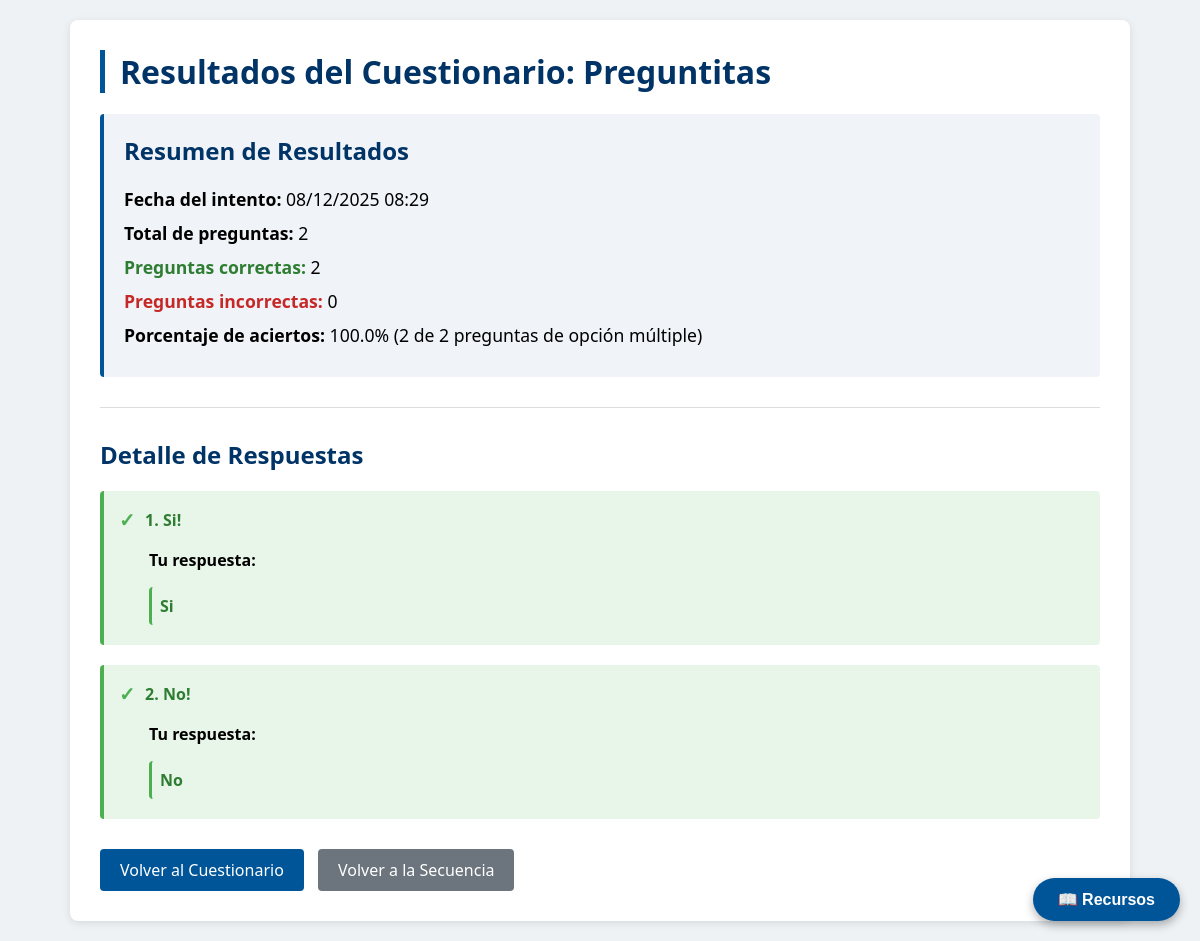
The page /intento/6/resultado/ (signed in) on the database its author committed.
### contenido/models.py (models this page shows, shortened)
class Componente(models.Model):
    TIPOS = (
        ("foro", "Foro"),
        ("examen", "Examen"),
        ("cuestionario", "Cuestionario"),
    )
    actividad = models.ForeignKey(Actividad, related_name="componentes", on_delete=models.CASCADE)
    tipo = models.CharField(max_length=20, choices=TIPOS)
    titulo = models.TextField(blank=True)
    formulario = models.ForeignKey(Formulario, null=True, blank=True, on_delete=models.SET_NULL, related_name="componentes")

class Cuestionario(models.Model):
    componente = models.OneToOneField(Componente, on_delete=models.CASCADE, related_name="cuestionario")
    titulo = models.CharField(max_length=255)
    descripcion = CKEditor5Field('Text', config_name='extends', blank=True)
    max_intentos = models.PositiveIntegerField(default=1, verbose_name="Intentos máximos")

### intento/models.py (models this page shows, shortened)
class Intento(models.Model):
    usuario = models.ForeignKey(User, on_delete=models.CASCADE, related_name="intentos")
    componente = models.ForeignKey(Componente, on_delete=models.CASCADE, related_name="intentos")
    fecha_creacion = models.DateTimeField(auto_now_add=True)
    fecha_actualizacion = models.DateTimeField(auto_now=True)
    class Meta:
        ordering = ['-fecha_creacion']
        verbose_name = "Intento"
        verbose_name_plural = "Intentos"

### formulario/models.py (models this page shows, shortened)
class Pregunta(models.Model):
	TIPO_PREGUNTA = [
		('abierta', 'Abierta'),
		('opcion_multiple', 'Opción múltiple'),
	]
	formulario = models.ForeignKey(Formulario, related_name='preguntas', on_delete=models.CASCADE)
	texto = models.CharField(max_length=255)
	tipo = models.CharField(max_length=20, choices=TIPO_PREGUNTA)

class Respuesta(models.Model):
	pregunta = models.ForeignKey(Pregunta, on_delete=models.CASCADE, related_name="respuestas")
	opcion = models.ForeignKey(Opcion, null=True, blank=True, on_delete=models.SET_NULL)
	texto = models.TextField(blank=True)
	usuario = models.CharField(max_length=150, blank=True)
	fecha = models.DateTimeField(auto_now_add=True)
	intento = models.ForeignKey('intento.Intento', null=True, blank=True, on_delete=models.CASCADE, related_name="respuestas")

class Opcion(models.Model):
	pregunta = models.ForeignKey(Pregunta, related_name='opciones', on_delete=models.CASCADE)
	texto = models.CharField(max_length=255)
	correcta = models.BooleanField(default=False)

### contenido/views.py (the view)
# urls.py: path('intento/<int:intento_id>/resultado/', views.intento_resultado, name='intento_resultado'),
def intento_resultado(request, intento_id):
    from intento.models import Intento
    from formulario.models import Respuesta
    intento = get_object_or_404(Intento, id=intento_id)
    if request.user != intento.usuario and not request.user.is_staff:
        from django.http import Http404
        raise Http404("No tienes permiso para ver este intento.")
    componente = intento.componente
    formulario = componente.formulario
    preguntas = formulario.preguntas.prefetch_related('opciones').all() if formulario else []
    respuestas_intento = {resp.pregunta.id: resp for resp in intento.respuestas.select_related('pregunta', 'opcion').all()}
    resultados = []
    total_preguntas = len(preguntas)
    preguntas_correctas = 0
    preguntas_incorrectas = 0
    preguntas_abiertas = 0
    for pregunta in preguntas:
        respuesta_usuario = respuestas_intento.get(pregunta.id)
        resultado_pregunta = {
            'pregunta': pregunta,
            'respuesta_usuario': respuesta_usuario,
            'es_correcta': None,
            'opcion_correcta': None,
        }
        if pregunta.tipo == 'opcion_multiple':
            if respuesta_usuario and respuesta_usuario.opcion:
                resultado_pregunta['es_correcta'] = respuesta_usuario.opcion.correcta
                if resultado_pregunta['es_correcta']:
                    preguntas_correctas += 1
                else:
                    preguntas_incorrectas += 1
                opcion_correcta = pregunta.opciones.filter(correcta=True).first()
                resultado_pregunta['opcion_correcta'] = opcion_correcta
            else:
                preguntas_incorrectas += 1
                opcion_correcta = pregunta.opciones.filter(correcta=True).first()
                resultado_pregunta['opcion_correcta'] = opcion_correcta
        else:
            preguntas_abiertas += 1
            resultado_pregunta['es_correcta'] = None
        resultados.append(resultado_pregunta)
    examen = None
    cuestionario = None
    tipo_componente = None
    titulo_componente = None
    if componente.tipo == "examen" and hasattr(componente, 'examen'):
        examen = componente.examen
        tipo_componente = "examen"
        titulo_componente = examen.titulo
    elif componente.tipo == "cuestionario" and hasattr(componente, 'cuestionario'):
        cuestionario = componente.cuestionario
        tipo_componente = "cuestionario"
        titulo_componente = cuestionario.titulo
    preguntas_opcion_multiple = total_preguntas - preguntas_abiertas
    porcentaje_aciertos = None
    if preguntas_opcion_multiple > 0:
        porcentaje_aciertos = round((preguntas_correctas / preguntas_opcion_multiple) * 100, 2)
    return render(request, "contenido/intento_resultado.html", {
        "intento": intento,
        "componente": componente,
        "examen": examen,
        "cuestionario": cuestionario,
        "tipo_componente": tipo_componente,
        "titulo_componente": titulo_componente,
        "resultados": resultados,
        "total_preguntas": total_preguntas,
        "preguntas_correctas": preguntas_correctas,
        "preguntas_incorrectas": preguntas_incorrectas,
        "preguntas_abiertas": preguntas_abiertas,
        "preguntas_opcion_multiple": preguntas_opcion_multiple,
        "porcentaje_aciertos": porcentaje_aciertos,
    })

### contenido/context_processors.py (called while the page is built)
def glosario_global(request):
    glosario = GlosarioGlobal.objects.last()
    return {'glosario_global': glosario}

### contenido/templates/contenido/intento_resultado.html (shortened to what this page needs)
<!DOCTYPE html>
<html lang="es">
<head>
    {% load static %}
    <link rel="stylesheet" href="{% static 'contenido/css/estilos.css' %}">
</head>
<body>
<div class="content-container">
<h1>Resultados del {{ tipo_componente|capfirst }}: {{ titulo_componente }}</h1>
<div class="resumen-estadisticas">
    <h2 style="margin-top: 0;">Resumen de Resultados</h2>
    <div class="estadistica-item">
        <strong>Fecha del intento:</strong> {{ intento.fecha_creacion|date:"d/m/Y H:i" }}
    </div>
    <div class="estadistica-item">
        <strong>Total de preguntas:</strong> {{ total_preguntas }}
    </div>
    {% if preguntas_correctas > 0 or preguntas_incorrectas > 0 %}
    <div class="estadistica-item">
        <strong style="color: #2e7d32;">Preguntas correctas:</strong> {{ preguntas_correctas }}
    </div>
    <div class="estadistica-item">
        <strong style="color: #c62828;">Preguntas incorrectas:</strong> {{ preguntas_incorrectas }}
    </div>
    {% endif %}
    {% if porcentaje_aciertos is not None %}
    <div class="estadistica-item">
        <strong>Porcentaje de aciertos:</strong>
        {{ porcentaje_aciertos }}%
        ({{ preguntas_correctas }} de {{ preguntas_opcion_multiple }} preguntas de opción múltiple)
    </div>
    {% endif %}
</div>
<hr style="border: none; border-top: 1px solid #ddd; margin: 30px 0;">
<h2>Detalle de Respuestas</h2>
{% for resultado in resultados %}
    <div class="{% if resultado.es_correcta == True %}resultado-correcto{% elif resultado.es_correcta == False %}resultado-incorrecto{% else %}resultado-abierta{% endif %}">
        <div style="display: flex; align-items: center; margin-bottom: 10px;">
            {% if resultado.es_correcta == True %}
                <span class="icono-correcto">✓</span>
                <strong style="margin-left: 10px; color: #2e7d32;">{{ forloop.counter }}. {{ resultado.pregunta.texto }}</strong>
            {% elif resultado.es_correcta == False %}
                <span class="icono-incorrecto">✗</span>
                <strong style="margin-left: 10px; color: #c62828;">{{ forloop.counter }}. {{ resultado.pregunta.texto }}</strong>
            {% else %}
                <span class="icono-abierta">?</span>
                <strong style="margin-left: 10px; color: #e65100;">{{ forloop.counter }}. {{ resultado.pregunta.texto }}</strong>
            {% endif %}
        </div>
        {% if resultado.pregunta.tipo == 'opcion_multiple' %}
            <div style="margin-left: 30px;">
                <p><strong>Tu respuesta:</strong></p>
                {% if resultado.respuesta_usuario and resultado.respuesta_usuario.opcion %}
                    <div class="{% if resultado.es_correcta %}opcion-correcta{% else %}opcion-incorrecta{% endif %}" style="padding: 8px; background-color: {% if resultado.es_correcta %}#e8f5e9{% else %}#ffebee{% endif %}; border-radius: 4px; margin: 5px 0; border-left: 3px solid {% if resultado.es_correcta %}#4caf50{% else %}#f44336{% endif %};">
                        {{ resultado.respuesta_usuario.opcion.texto }}
                    </div>
                {% else %}
                    <div style="padding: 8px; background-color: #ffebee; border-radius: 4px; margin: 5px 0; color: #c62828; border-left: 3px solid #f44336;">
                        No respondiste esta pregunta
                    </div>
                {% endif %}
            </div>
        {% endif %}
    </div>
{% endfor %}
<div style="margin-top: 30px;">
    {% if tipo_componente == "examen" %}
        <a href="{% url 'examen_detalle' componente.id %}" class="btn-link">Volver al Examen</a>
    {% elif tipo_componente == "cuestionario" %}
        <a href="{% url 'cuestionario_detalle' componente.id %}" class="btn-link">Volver al Cuestionario</a>
    {% endif %}
    <a href="{% url 'teaching_sequence' %}" class="btn-link-secondary">Volver a la Secuencia</a>
</div>
</div>
{% if glosario_global or user.is_staff %}
    <button class="btn-conceptos-global" onclick="toggleGlosario()">
        📖 Recursos
    </button>
{% endif %}
</body>
</html>

### contenido/static/contenido/css/estilos.css (style rules this page uses)
body { font-family: 'Segoe UI', Tahoma, Geneva, Verdana, sans-serif; background-color: #eef2f5; margin: 0; padding: 0; }
.content h3, .content h4, .content form, .comentarios-section, hr { clear: both !important; display: block; width: 100%; margin-top: 30px; }
.btn-conceptos-global { position: fixed; bottom: 20px; right: 20px; background-color: #005599; color: white; border: none; border-radius: 50px; padding: 12px 25px; font-weight: bold; cursor: pointer; box-shadow: 0 4px 10px rgba(0,0,0,0.3); z-index: 9999; display: flex; align-items: center; gap: 10px; font-size: 1rem; transition: transform 0.3s, background-color 0.3s; }

### contenido/templates/contenido/intento_resultado.html (style rules this page uses)
body { background-color: #eef2f5; padding: 20px; }
.content-container { max-width: 1000px; margin: 0 auto; background-color: white; padding: 30px; border-radius: 8px; box-shadow: 0 2px 8px rgba(0,0,0,0.1); }
h1 { color: #003366; border-left: 5px solid #005599; padding-left: 15px; margin-top: 0; }
h2 { color: #003366; margin-top: 30px; margin-bottom: 20px; }
.resultado-correcto { background-color: #e8f5e9; border-left: 4px solid #4caf50; border-radius: 4px; padding: 15px; margin-bottom: 20px; }
.icono-correcto { color: #4caf50; font-weight: bold; font-size: 1.2em; }
.opcion-correcta { color: #2e7d32; font-weight: bold; }
.resumen-estadisticas { background-color: #f0f4f8; border-left: 4px solid #005599; border-radius: 4px; padding: 20px; margin-bottom: 30px; }
.estadistica-item { margin: 10px 0; font-size: 1.1em; }
.btn-link { display: inline-block; padding: 10px 20px; background-color: #005599; color: white; text-decoration: none; border-radius: 4px; margin-right: 10px; transition: background-color 0.3s; }
.btn-link-secondary { display: inline-block; padding: 10px 20px; background-color: #6c757d; color: white; text-decoration: none; border-radius: 4px; transition: background-color 0.3s; }

### rows shown on the page
Componente: tipo "Cuestionario"
Cuestionario: titulo "Preguntitas"
Intento: fecha_creacion "08/12/2025 08:29"
Pregunta: pregunta.texto "Si!", respuesta_usuario.opcion.texto "Si"
Pregunta: pregunta.texto "No!", respuesta_usuario.opcion.texto "No"

### other values the page prints
{{ total_preguntas }} "2"
{{ preguntas_correctas }} "2"
{{ preguntas_incorrectas }} "0"
{{ porcentaje_aciertos }} "100.0"
{{ preguntas_opcion_multiple }} "2"
